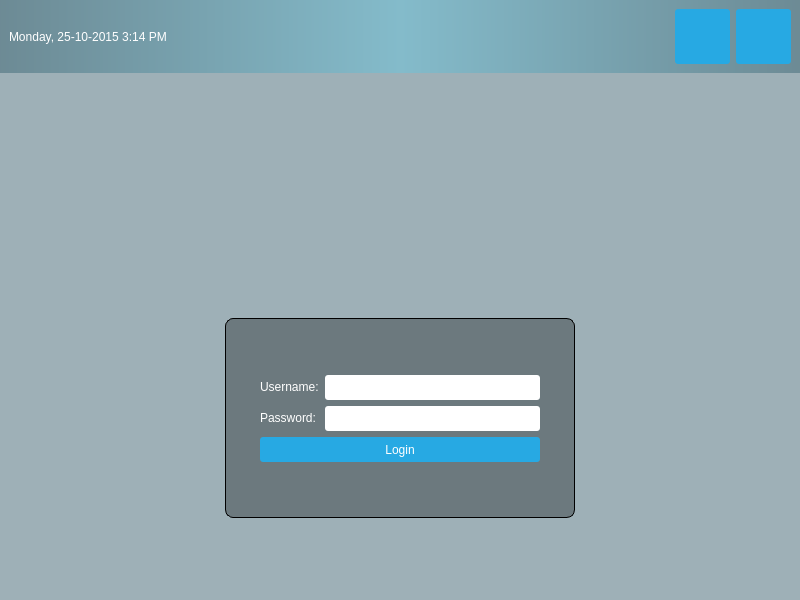
<?xml version="1.0" encoding="UTF-8"?>
<ui version="4.0">
 <class>MainWindow</class>
 <widget class="QMainWindow" name="MainWindow">
  <property name="geometry">
   <rect>
    <x>0</x>
    <y>0</y>
    <width>800</width>
    <height>600</height>
   </rect>
  </property>
  <property name="windowTitle">
   <string>MainWindow</string>
  </property>
  <property name="styleSheet">
   <string notr="true">#centralwidget { background: rgba(32, 80, 96, 100); 
border-image: url(:/images/login_bg.png);
}

#topPanel {
    background-color: qlineargradient(spread:reflect, x1:0.5, y1:0, x2:0, y2:0, stop:0 rgba(91, 204, 233, 100), stop:1 rgba(32, 80, 96, 100));
}

#loginForm {
 background: rgba(0, 0, 0, 80);
 border-radius: 8px;
}

QLabel { color: white; }
QLineEdit { border-radius: 3px; }

QPushButton {
    color: white;
    background-color: #27a9e3;
    border-width: 0px;
    border-radius: 3px;
}
QPushButton:hover { background-color: #66c011; }</string>
  </property>
  <widget class="QWidget" name="centralwidget">
   <layout class="QVBoxLayout" name="verticalLayout">
    <property name="leftMargin">
     <number>0</number>
    </property>
    <property name="topMargin">
     <number>0</number>
    </property>
    <property name="rightMargin">
     <number>0</number>
    </property>
    <property name="bottomMargin">
     <number>0</number>
    </property>
    <item>
     <widget class="QWidget" name="topPanel" native="true">
      <layout class="QHBoxLayout" name="horizontalLayout">
       <item>
        <widget class="QLabel" name="currentDateTime">
         <property name="text">
          <string>Monday, 25-10-2015 3:14 PM</string>
         </property>
        </widget>
       </item>
       <item>
        <spacer name="horizontalSpacer">
         <property name="orientation">
          <enum>Qt::Horizontal</enum>
         </property>
         <property name="sizeHint" stdset="0">
          <size>
           <width>40</width>
           <height>20</height>
          </size>
         </property>
        </spacer>
       </item>
       <item>
        <widget class="QPushButton" name="restartButton">
         <property name="sizePolicy">
          <sizepolicy hsizetype="Fixed" vsizetype="Fixed">
           <horstretch>0</horstretch>
           <verstretch>0</verstretch>
          </sizepolicy>
         </property>
         <property name="minimumSize">
          <size>
           <width>55</width>
           <height>55</height>
          </size>
         </property>
         <property name="text">
          <string/>
         </property>
         <property name="icon">
          <iconset resource="resources.qrc">
           <normaloff>:/icons/restart_icon.png</normaloff>:/icons/restart_icon.png</iconset>
         </property>
         <property name="iconSize">
          <size>
           <width>50</width>
           <height>50</height>
          </size>
         </property>
        </widget>
       </item>
       <item>
        <widget class="QPushButton" name="shutdownButton">
         <property name="sizePolicy">
          <sizepolicy hsizetype="Fixed" vsizetype="Fixed">
           <horstretch>0</horstretch>
           <verstretch>0</verstretch>
          </sizepolicy>
         </property>
         <property name="minimumSize">
          <size>
           <width>55</width>
           <height>55</height>
          </size>
         </property>
         <property name="text">
          <string/>
         </property>
         <property name="icon">
          <iconset resource="resources.qrc">
           <normaloff>:/icons/shutdown_icon.png</normaloff>:/icons/shutdown_icon.png</iconset>
         </property>
         <property name="iconSize">
          <size>
           <width>50</width>
           <height>50</height>
          </size>
         </property>
        </widget>
       </item>
      </layout>
     </widget>
    </item>
    <item>
     <spacer name="verticalSpacer_2">
      <property name="orientation">
       <enum>Qt::Vertical</enum>
      </property>
      <property name="sizeHint" stdset="0">
       <size>
        <width>20</width>
        <height>40</height>
       </size>
      </property>
     </spacer>
    </item>
    <item>
     <layout class="QHBoxLayout" name="horizontalLayout_2">
      <property name="topMargin">
       <number>0</number>
      </property>
      <item>
       <widget class="QLabel" name="logo">
        <property name="sizePolicy">
         <sizepolicy hsizetype="Fixed" vsizetype="Fixed">
          <horstretch>0</horstretch>
          <verstretch>0</verstretch>
         </sizepolicy>
        </property>
        <property name="minimumSize">
         <size>
          <width>150</width>
          <height>150</height>
         </size>
        </property>
        <property name="styleSheet">
         <string notr="true"/>
        </property>
        <property name="text">
         <string/>
        </property>
        <property name="pixmap">
         <pixmap resource="resources.qrc">:/images/logo.png</pixmap>
        </property>
       </widget>
      </item>
     </layout>
    </item>
    <item>
     <layout class="QHBoxLayout" name="horizontalLayout_3">
      <property name="topMargin">
       <number>0</number>
      </property>
      <item>
       <widget class="QWidget" name="loginForm" native="true">
        <property name="sizePolicy">
         <sizepolicy hsizetype="Fixed" vsizetype="Fixed">
          <horstretch>0</horstretch>
          <verstretch>0</verstretch>
         </sizepolicy>
        </property>
        <property name="minimumSize">
         <size>
          <width>350</width>
          <height>200</height>
         </size>
        </property>
        <property name="styleSheet">
         <string notr="true">#loginForm{
	border: 1px solid;
}</string>
        </property>
        <layout class="QVBoxLayout" name="verticalLayout_2">
         <property name="leftMargin">
          <number>35</number>
         </property>
         <property name="topMargin">
          <number>35</number>
         </property>
         <property name="rightMargin">
          <number>35</number>
         </property>
         <property name="bottomMargin">
          <number>35</number>
         </property>
         <item>
          <layout class="QFormLayout" name="formLayout">
           <property name="formAlignment">
            <set>Qt::AlignLeading|Qt::AlignLeft|Qt::AlignVCenter</set>
           </property>
           <item row="0" column="0">
            <widget class="QLabel" name="label">
             <property name="text">
              <string>Username:</string>
             </property>
            </widget>
           </item>
           <item row="0" column="1">
            <widget class="QLineEdit" name="username">
             <property name="minimumSize">
              <size>
               <width>0</width>
               <height>25</height>
              </size>
             </property>
            </widget>
           </item>
           <item row="1" column="0">
            <widget class="QLabel" name="label_2">
             <property name="text">
              <string>Password:</string>
             </property>
            </widget>
           </item>
           <item row="1" column="1">
            <widget class="QLineEdit" name="password">
             <property name="minimumSize">
              <size>
               <width>0</width>
               <height>25</height>
              </size>
             </property>
            </widget>
           </item>
           <item row="2" column="0" colspan="2">
            <widget class="QPushButton" name="loginButton">
             <property name="minimumSize">
              <size>
               <width>0</width>
               <height>25</height>
              </size>
             </property>
             <property name="styleSheet">
              <string notr="true"/>
             </property>
             <property name="text">
              <string>Login</string>
             </property>
            </widget>
           </item>
          </layout>
         </item>
        </layout>
       </widget>
      </item>
     </layout>
    </item>
    <item>
     <spacer name="verticalSpacer">
      <property name="orientation">
       <enum>Qt::Vertical</enum>
      </property>
      <property name="sizeHint" stdset="0">
       <size>
        <width>20</width>
        <height>40</height>
       </size>
      </property>
     </spacer>
    </item>
   </layout>
  </widget>
 </widget>
 <resources>
  <include location="resources.qrc"/>
 </resources>
 <connections/>
</ui>
